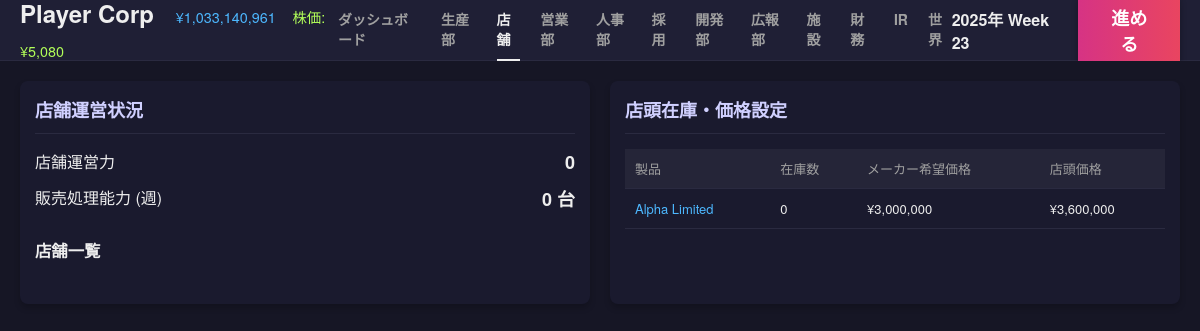
/store, run on an earlier commit of the app's database.
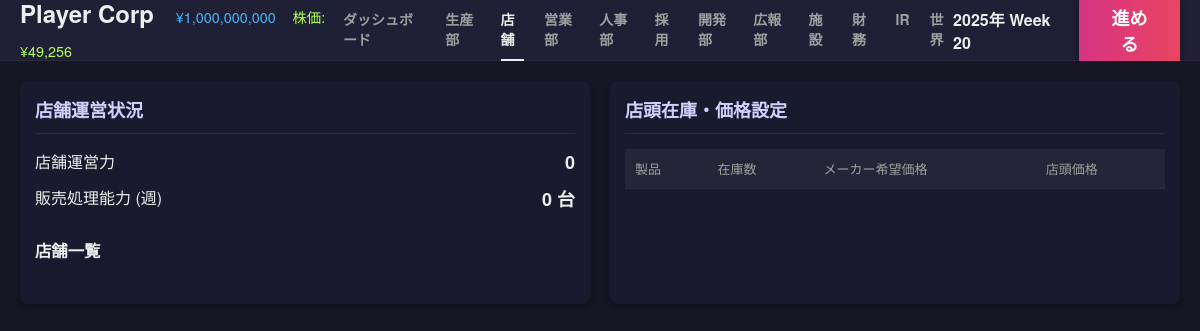
And on a later commit of the database.
### tables this page shows
CREATE TABLE companies (
            id INTEGER PRIMARY KEY AUTOINCREMENT,
            name TEXT,
            type TEXT, -- 'player', 'npc_maker', 'npc_retail', 'system_supplier'
            funds INTEGER,
            brand_power REAL DEFAULT 0,
            industry TEXT DEFAULT 'automotive',
            credit_rating INTEGER DEFAULT 50,
            dev_knowhow REAL DEFAULT 0,
            borrowing_limit INTEGER DEFAULT 0,
            is_active BOOLEAN DEFAULT 1,
            -- Supplier Traits
            trait_material_score REAL DEFAULT 3.0,
            trait_cost_multiplier REAL DEFAULT 1.0,
            part_category TEXT, -- 'engine', 'body', etc. for system_supplier
            
            -- Stock info
            listing_status TEXT DEFAULT 'private', -- 'private', 'public'
            stock_price INTEGER DEFAULT 50000,
            outstanding_shares INTEGER DEFAULT 20000,
            market_cap INTEGER DEFAULT 1000000000
        );

CREATE TABLE inventory (
            id INTEGER PRIMARY KEY AUTOINCREMENT,
            company_id INTEGER,
            design_id INTEGER,
            quantity INTEGER,
            sales_price INTEGER DEFAULT 0, -- 小売での販売価格 (メーカー在庫の場合はMSRPまたは0)
            FOREIGN KEY(company_id) REFERENCES companies(id),
            FOREIGN KEY(design_id) REFERENCES product_designs(id)
        );

CREATE TABLE product_designs (
            id INTEGER PRIMARY KEY AUTOINCREMENT,
            company_id INTEGER,
            name TEXT,
            material_score REAL,
            concept_score REAL,
            production_efficiency REAL,
            base_price INTEGER,
            sales_price INTEGER,
            status TEXT, -- 'developing', 'completed', 'obsolete'
            strategy TEXT, -- 開発方針
            developed_week INTEGER,
            parts_config TEXT, -- JSON: {part_key: {supplier_id, score, cost}}
            awareness REAL DEFAULT 0,
            FOREIGN KEY(company_id) REFERENCES companies(id)
        );

### app.py (the view)
@app.route('/store')
def store():
    player = get_player_company()
    caps = sim.calculate_capabilities(player['id'])
    stores = db.fetch_all("SELECT * FROM facilities WHERE company_id = ? AND type = 'store'", (player['id'],))
    inventory = db.fetch_all("""
        SELECT i.*, d.name as product_name, d.sales_price as msrp
        FROM inventory i JOIN product_designs d ON i.design_id = d.id
        WHERE i.company_id = ?
    """, (player['id'],))
    return render_template('store.html', stores=stores, inventory=inventory, caps=caps)

### app.py (called while the page is built)
def get_player_company():
    res = db.fetch_one("SELECT * FROM companies WHERE type = 'player' LIMIT 1")
    return res

@app.context_processor
def inject_common_data():
    player = get_player_company()
    game_state = db.fetch_one("SELECT * FROM game_state")
    current_week = game_state['week'] if game_state else 0
    year = 2025 + (current_week - 1) // 52
    week_of_year = (current_week - 1) % 52 + 1
    date_str = f"{year}年 Week {week_of_year}"
    header_caps = None
    if player:
        header_caps = sim.calculate_capabilities(player['id'])
    return dict(
        player=player,
        current_week=current_week,
        date_str=date_str,
        active_page=request.endpoint,
        header_caps=header_caps,
        npc_scale=gb.NPC_SCALE_FACTOR
    )

### database.py (called while the page is built)
    def get_connection(self):
        if hasattr(self._local, 'connection') and self._local.connection:
            return self._local.connection, False  # (conn, should_close)
        conn = sqlite3.connect(self.db_path)
        conn.row_factory = sqlite3.Row
        return conn, True

    def fetch_one(self, query, params=()):
        return self._execute(query, params, fetch_mode='one')

### templates/store.html (shortened to what this page needs)
{% extends "base.html" %}
{% block content %}
<div class="dashboard-grid">
    <div class="card card-large">
        <div class="card-header">
            <h2>店舗運営状況</h2>
        </div>
        <div class="card-body">
            <div class="stat-row">
                <span class="label">店舗運営力</span>
                <span class="value">{{ caps.store_ops|int }}</span>
            </div>
            <div class="stat-row">
                <span class="label">販売処理能力 (週)</span>
                <span class="value">{{ caps.store_throughput|int }} 台</span>
            </div>
            <h3>店舗一覧</h3>
        </div>
    </div>
    <div class="card card-large">
        <div class="card-header">
            <h2>店頭在庫・価格設定</h2>
        </div>
        <div class="card-body">
            <table class="data-table">
                <thead>
                    <tr>
                        <th>製品</th>
                        <th>在庫数</th>
                        <th>メーカー希望価格</th>
                        <th>店頭価格</th>
                    </tr>
                </thead>
                <tbody>
                    {% for item in inventory %}
                    <tr>
                        <td><a href="{{ url_for('product_detail', design_id=item.design_id) }}" style="color: #4db8ff;">{{ item.product_name }}</a></td>
                        <td>{{ item.quantity }}</td>
                        <td>¥{{ "{:,}".format(item.msrp) }}</td>
                        <td>¥{{ "{:,}".format(item.sales_price) }}</td>
                    </tr>
                    {% endfor %}
                </tbody>
            </table>
        </div>
    </div>
</div>
{% endblock %}

### templates/base.html (shortened to what this page needs)
<!DOCTYPE html>
<html lang="ja">
<head>
    <link rel="stylesheet" href="{{ url_for('static', filename='css/style.css') }}">
</head>
<body>
    <div class="app-container">
        <header class="top-bar">
            <div class="logo-area tooltip-container">
                <h1>
                    {% if player %}
                    <span style="font-size: 0.6em; color: #4db8ff; margin-left: 15px; font-weight: normal;">¥{{ "{:,}".format(player.funds|int) }}</span>
                    {% if player.stock_price %}
                    <span style="font-size: 0.6em; color: #b2ff59; margin-left: 10px; font-weight: normal;">株価: ¥{{ "{:,}".format(player.stock_price) }}</span>
                    {% endif %}
                    {% endif %}
                </h1>
            </div>
            <nav class="top-nav">
                <a href="{{ url_for('dashboard') }}" class="{{ 'active' if active_page == 'dashboard' else '' }}">ダッシュボード</a>
                <a href="{{ url_for('production') }}" class="{{ 'active' if active_page == 'production' else '' }}">生産部</a>
                <a href="{{ url_for('store') }}" class="{{ 'active' if active_page == 'store' else '' }}">店舗</a>
                <a href="{{ url_for('sales') }}" class="{{ 'active' if active_page == 'sales' else '' }}">営業部</a>
                <a href="{{ url_for('hr') }}" class="{{ 'active' if active_page == 'hr' else '' }}">人事部</a>
                <a href="{{ url_for('hire_page') }}" class="{{ 'active' if active_page == 'hire_page' else '' }}">採用</a>
                <a href="{{ url_for('dev') }}" class="{{ 'active' if active_page == 'dev' else '' }}">開発部</a>
                <a href="{{ url_for('pr') }}" class="{{ 'active' if active_page == 'pr' else '' }}">広報部</a>
                <a href="{{ url_for('facility') }}" class="{{ 'active' if active_page == 'facility' else '' }}">施設</a>
                <a href="{{ url_for('finance') }}" class="{{ 'active' if active_page == 'finance' else '' }}">財務</a>
                <a href="{{ url_for('ir') }}" class="{{ 'active' if active_page == 'ir' else '' }}">IR</a>
                <a href="{{ url_for('world') }}" class="{{ 'active' if active_page == 'world' else '' }}">世界</a>
            </nav>
            <div class="action-area">
                <div class="date-display">{{ date_str }}</div>
                <form action="{{ url_for('next_week') }}" method="post">
                    <button type="submit" class="btn-next-week">進める</button>
                </form>
            </div>
        </header>
        <main class="main-content">
            {% block content %}{% endblock %}
        </main>
    </div>
</body>
</html>

What changed in the data, as far as the page shows it:
removed inventory: product_name "Alpha Limited", quantity "0", sales_price "3,600,000"
no longer on this page (row edited): product_designs: msrp "3,000,000"
changed companies: funds "1,033,140,961" → "1,000,000,000"; stock_price "5,080" → "49,256"
Also different on the page:
{{ date_str }}: "2025年 Week 23" → "2025年 Week 20"
